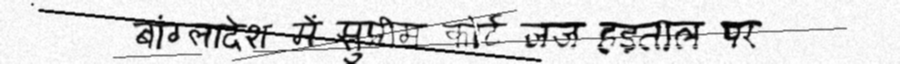
#> input picture handwritten_10002.png, 900 x 64 px
$ python -i combine.py   (imports and definitions only)
#> lines starting #> are read from the running program, lines starting #| are printed output that depends on the picture; after the words box and inside, x2 and y2 are one past the last pixel; in counts of white or black regions, pixels touching at a corner belong together
import os
import json
from PIL import Image
import cv2

IMAGE_DIR = "data/processed_IIT_HW_Hindi_v1/filtered_4/images/"
LABELS_JSON = "data/processed_IIT_HW_Hindi_v1/filtered_4/labels.json"
COMBINED_IMAGE_DIR = "data/processed_IIT_HW_Hindi_v1/filtered_4/combined/images/"
COMBINED_LABELS_JSON = "data/processed_IIT_HW_Hindi_v1/filtered_4/combined/labels.json"

def remove_white_gaps(image_path):
    """Removes white gaps in an image using inpainting."""
#> called with image_path = '../handwritten_10002.png'
    image = cv2.imread(image_path)
#> image is the input picture: shape (64, 900, 3); min 0, max 255, mean 217.2
    gray = cv2.cvtColor(image, cv2.COLOR_BGR2GRAY)
    _, mask = cv2.threshold(gray, 240, 255, cv2.THRESH_BINARY)
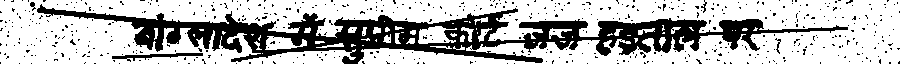
#> mask: shape (64, 900); 71.4% white; 550 black regions (545 under 20 px), largest, box (x1, y1, x2, y2) and area: (37, 4, 848, 64) 14560, (112, 53, 203, 62) 296, (775, 38, 781, 54) 33, (30, 2, 36, 11) 28, (701, 0, 707, 13) 27

    filled_image = cv2.inpaint(image, mask, inpaintRadius=3, flags=cv2.INPAINT_TELEA)
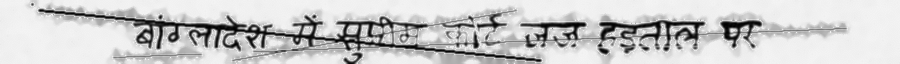
#> filled_image: shape (64, 900, 3); min 0, max 245, mean 202.3
    return filled_image


# [3 lines not run here, left out]

# [1 line that did not run here, left out]
# [1 line that did not run here, left out]

combined_labels = {}

# [38 lines not run here, left out]

>>> result = remove_white_gaps('../handwritten_10002.png')
